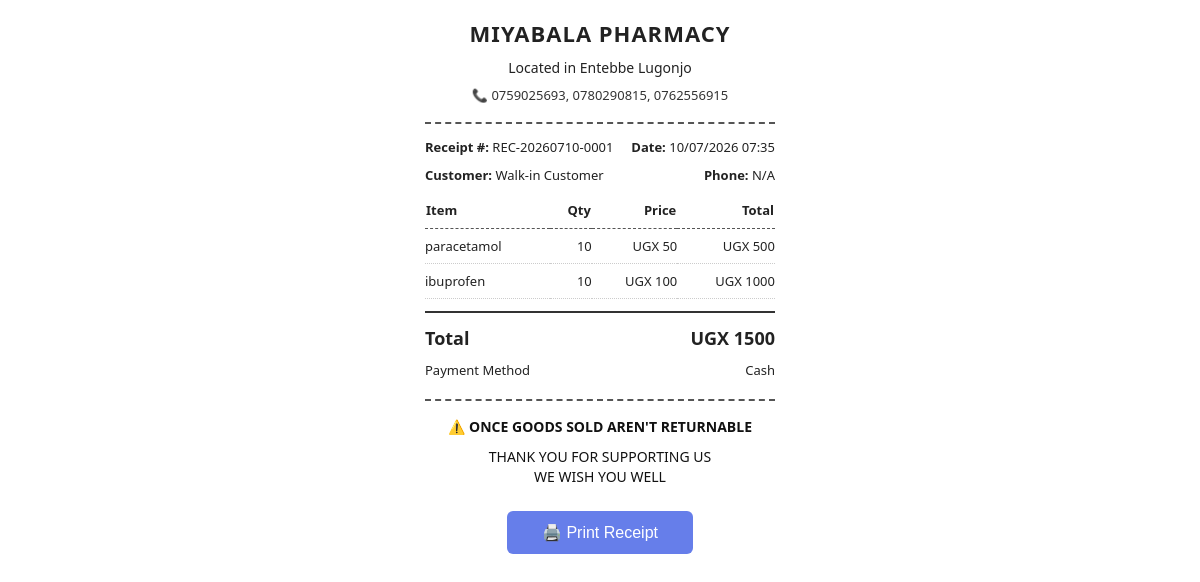
Screenshot of /receipts/6/print/ (signed in) with the database file from the repository.
### stock/models.py (models this page shows, shortened)
class Receipt(models.Model):
    receipt_number = models.CharField(max_length=50, unique=True)
    sale = models.ForeignKey(Sale, on_delete=models.CASCADE, related_name='receipts', null=True, blank=True)
    customer_name = models.CharField(max_length=200, blank=True, null=True)
    customer_phone = models.CharField(max_length=20, blank=True, null=True)
    total_amount = models.DecimalField(max_digits=12, decimal_places=2, default=0)
    amount_paid = models.DecimalField(max_digits=12, decimal_places=2, default=0)
    change_due = models.DecimalField(max_digits=12, decimal_places=2, default=0)
    payment_method = models.CharField(max_length=50, default='cash')
    items = models.JSONField(default=list)  # Store items as JSON
    created_at = models.DateTimeField(auto_now_add=True)
    created_by = models.ForeignKey(User, on_delete=models.SET_NULL, null=True, related_name='receipts_created')
    is_printed = models.BooleanField(default=False)
    printed_at = models.DateTimeField(null=True, blank=True)
    class Meta:
        ordering = ['-created_at']
        indexes = [
            models.Index(fields=['receipt_number']),
            models.Index(fields=['created_at']),
        ]

### stock/views.py (the view)
# urls.py: path('receipts/<int:receipt_id>/print/', views.print_receipt, name='print_receipt'),
@login_required
def print_receipt(request, receipt_id):
    receipt = get_object_or_404(Receipt, id=receipt_id)
    if not receipt.is_printed:
        receipt.is_printed = True
        receipt.printed_at = timezone.now()
        receipt.save()
    return render(request, 'stock/receipt_print.html', {'receipt': receipt})

### stock/templates/stock/receipt_print.html (shortened to what this page needs)
<!DOCTYPE html>
<html>
<head>
</head>
<body>
    <div class="header">
        <h1>MIYABALA PHARMACY</h1>
        <div class="sub">Located in Entebbe Lugonjo</div>
        <div class="contact">📞 0759025693, 0780290815, 0762556915</div>
    </div>
    <div class="receipt-info">
        <span><strong>Receipt #:</strong> {{ receipt.receipt_number }}</span>
        <span><strong>Date:</strong> {{ receipt.created_at|date:"d/m/Y H:i" }}</span>
    </div>
    <div class="receipt-info">
        <span><strong>Customer:</strong> {{ receipt.customer_name|default:"Walk-in" }}</span>
        <span><strong>Phone:</strong> {{ receipt.customer_phone|default:"N/A" }}</span>
    </div>
    <table class="items">
        <thead>
            <tr>
                <th>Item</th>
                <th class="right">Qty</th>
                <th class="right">Price</th>
                <th class="right">Total</th>
            </tr>
        </thead>
        <tbody>
            {% for item in receipt.items %}
            <tr>
                <td>{{ item.drug_name }}</td>
                <td class="right">{{ item.quantity }}</td>
                <td class="right">UGX {{ item.unit_price|floatformat:0 }}</td>
                <td class="right">UGX {{ item.total|floatformat:0 }}</td>
            </tr>
            {% endfor %}
        </tbody>
    </table>
    <div class="total-row">
        <span>Total</span>
        <span>UGX {{ receipt.total_amount|floatformat:0 }}</span>
    </div>
    <div class="payment-info">
        <span>Payment Method</span>
        <span>{{ receipt.payment_method|title }}</span>
    </div>
    <div class="footer">
        <div>⚠️ ONCE GOODS SOLD AREN'T RETURNABLE</div>
        <div class="thankyou">THANK YOU FOR SUPPORTING US<br>WE WISH YOU WELL</div>
    </div>
    <button class="print-btn no-print" onclick="window.print()">🖨️ Print Receipt</button>
</body>
</html>

### stock/templates/stock/receipt_print.html (style rules this page uses)
body { font-family: 'Segoe UI', Tahoma, Geneva, Verdana, sans-serif; font-size: 14px; line-height: 1.7; max-width: 350px; margin: 0 auto; padding: 15px; background: white; color: #222; }
.header { text-align: center; border-bottom: 2px dashed #555; padding-bottom: 12px; margin-bottom: 12px; }
.header h1 { font-size: 22px; margin: 0; letter-spacing: 1px; font-weight: 700; }
.header .sub { font-size: 14px; margin: 4px 0; font-weight: 500; }
.header .contact { font-size: 13px; margin: 4px 0; color: #333; }
.receipt-info { display: flex; justify-content: space-between; font-size: 13px; margin-bottom: 6px; }
.items { width: 100%; border-collapse: collapse; margin: 12px 0; font-size: 13px; }
.items th { text-align: left; border-bottom: 1px dashed #555; padding-bottom: 6px; font-weight: 600; }
.items td { padding: 6px 0; border-bottom: 1px dotted #ccc; }
.items .right { text-align: right; }
.total-row { display: flex; justify-content: space-between; font-size: 18px; font-weight: 700; border-top: 2px solid #333; padding-top: 10px; margin-top: 10px; }
.payment-info { display: flex; justify-content: space-between; font-size: 13px; margin-top: 6px; }
.footer { text-align: center; border-top: 2px dashed #555; padding-top: 14px; margin-top: 18px; font-size: 14px; font-weight: 600; color: #111; }
.footer .thankyou { margin-top: 8px; font-weight: 400; font-size: 14px; line-height: 1.4; }
.print-btn { display: block; margin: 25px auto 10px; padding: 12px 35px; background: #667eea; color: white; border: none; border-radius: 6px; font-size: 16px; cursor: pointer; font-weight: 500; }

### rows the page displays
Receipt: receipt_number "REC-20260710-0001", created_at "10/07/2026 07:35", customer_name "Walk-in Customer", customer_phone "N/A", total_amount "1500", payment_method "Cash"

### other values shown
{{ item.drug_name }} "paracetamol" "ibuprofen"
{{ item.quantity }} "10" "10"
{{ item.unit_price|floatformat:0 }} "50" "100"
{{ item.total|floatformat:0 }} "500" "1000"
